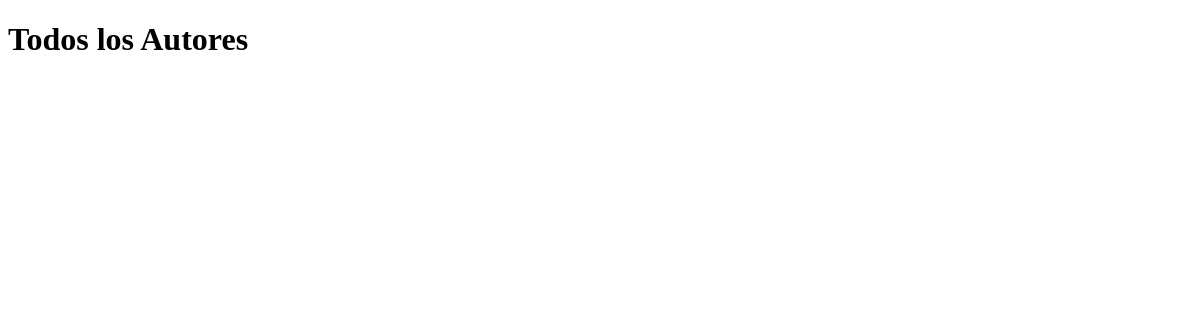
Page /autor/reportar/ on the earlier database version.
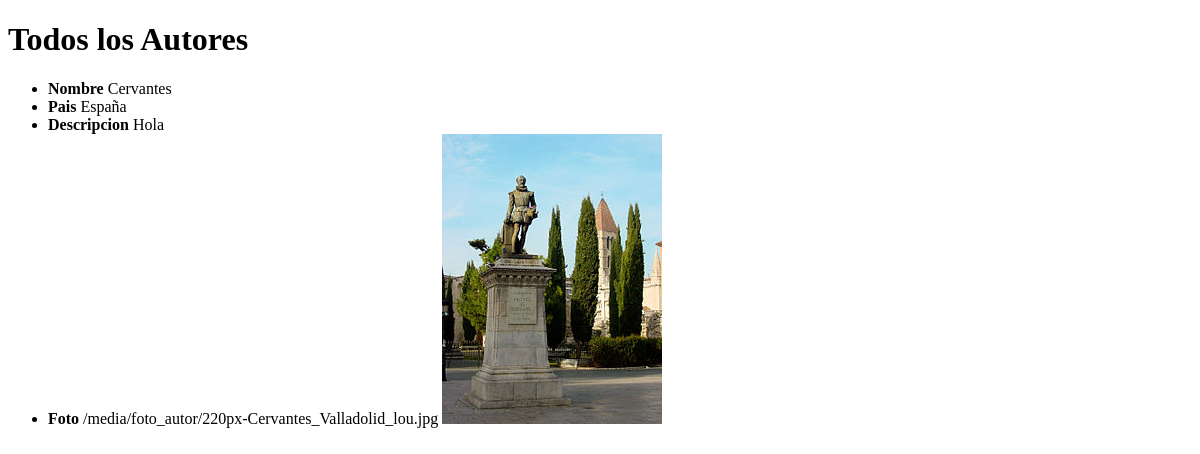
Same page on the later database version.
### apps/autores/models.py (models this page shows, shortened)
class Autor(models.Model):
	nombre = models.CharField(max_length=50)
	pais = models.CharField(max_length=50)
	descripcion = models.TextField(max_length=200)
	foto = models.ImageField(upload_to='foto_autor')

### apps/autores/views.py (the view)
class ReportarAutor(ListView):
	template_name = 'autores/reportarAutor.html'
	model = Autor
	context_object_name = 'autores'

### templates/autores/reportarAutor.html (shortened to what this page needs)
<!doctype html>
<html lang="en">
<head>
</head>
<body>
	<h1>Todos los Autores</h1>
	<ul>
		{% for autor in autores %}
			<li><b>Nombre</b> {{autor.nombre}} </li>
			<li><b>Pais</b> {{autor.pais}} </li>
			<li><b>Descripcion</b> {{autor.descripcion}} </li>
			<li><b>Foto</b> {{MEDIA_URL}}{{autor.foto}} <img src="{{MEDIA_URL}}{{autor.foto}}"></li>
		{% endfor %}
	</ul>
</body>
</html>

Differences in the rows shown:
added Autor: nombre "Cervantes", pais "España", descripcion "Hola", MEDIA_URL "/media/", foto "foto_autor/220px-Cervantes_Valladolid_lou.jpg", foto (picture)
